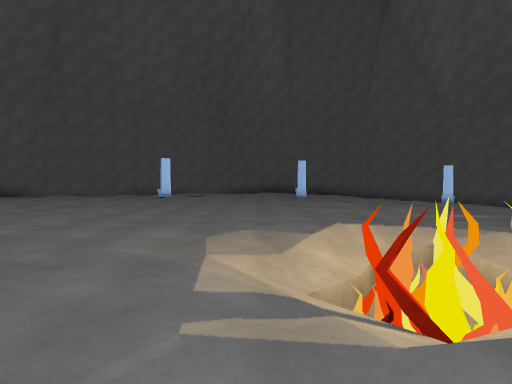
view 1 (above)

23 first-person views from a walk through a 3-D level made in the Unity game engine. The camera is 1.5 m above the floor, tilts 2° down and sees 75° across. The floor is counted in squares, 2 m on a side. Each view is taken from the middle of a square. On the plan, view 1 faces up. The plan holds only what a view shows up to about 11 squares ahead; the rest is blank.

view 2
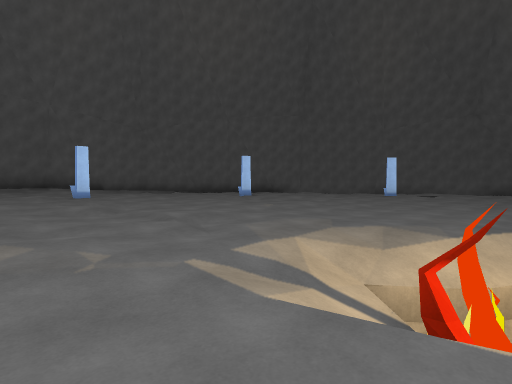

view 3
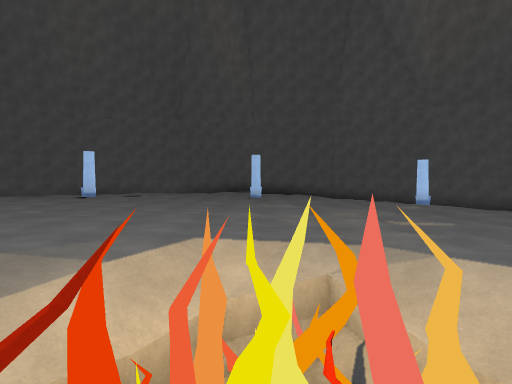

view 4
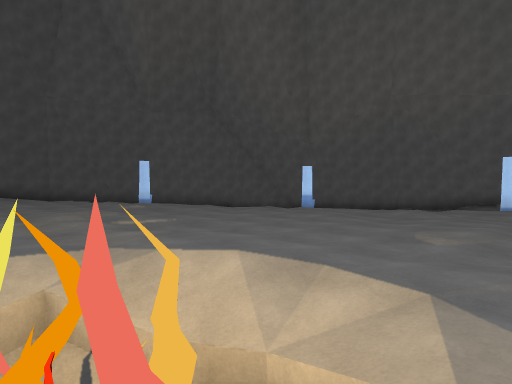

view 5
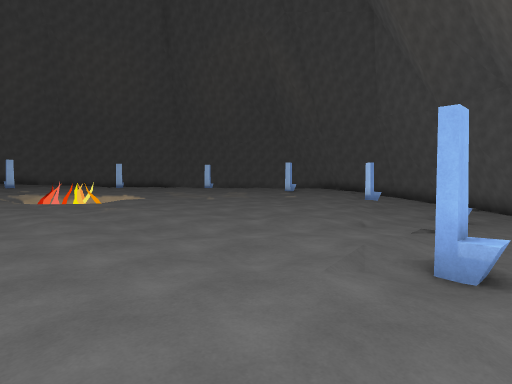

view 6
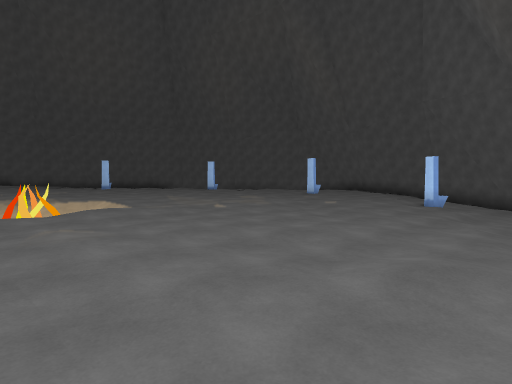

view 7
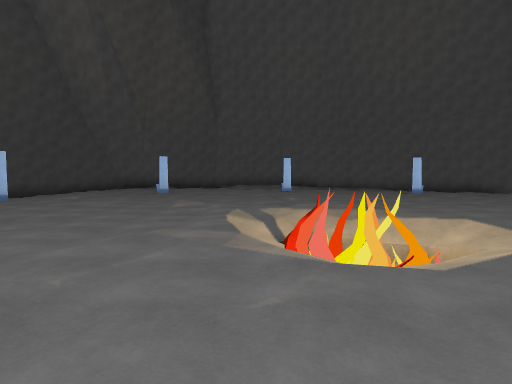

view 8
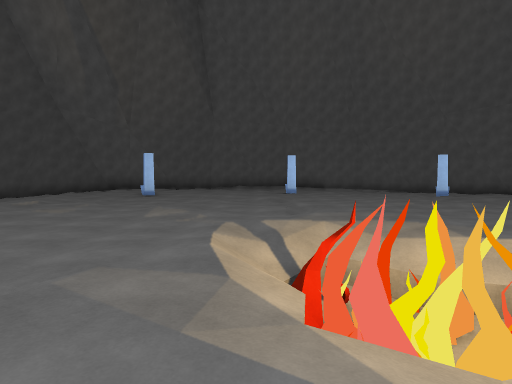

view 9
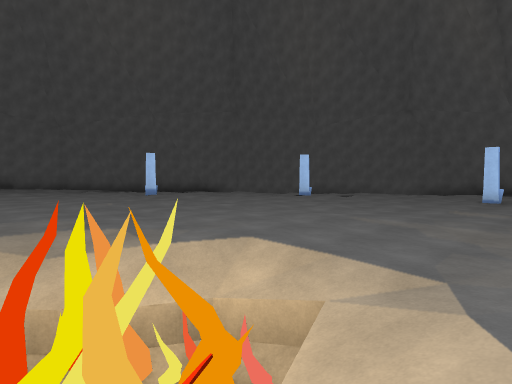

view 10
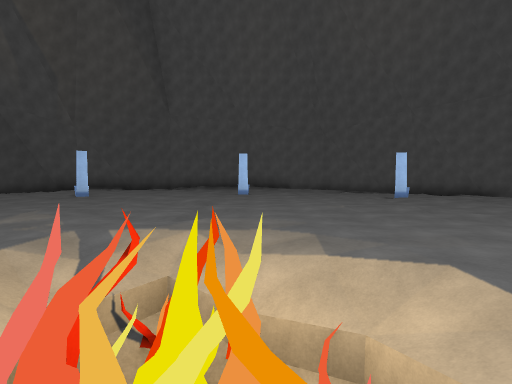

view 11
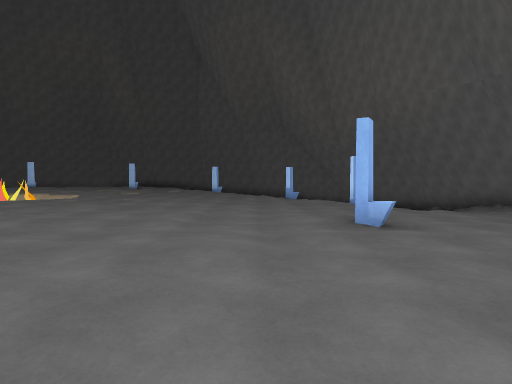

view 12
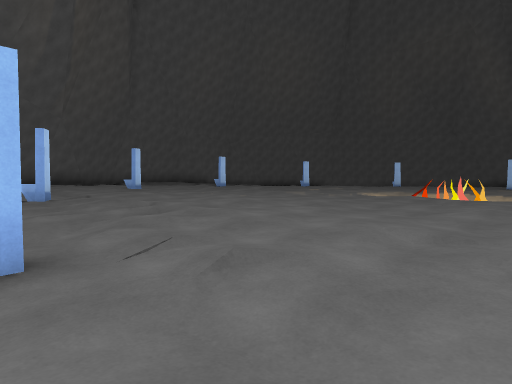

view 13
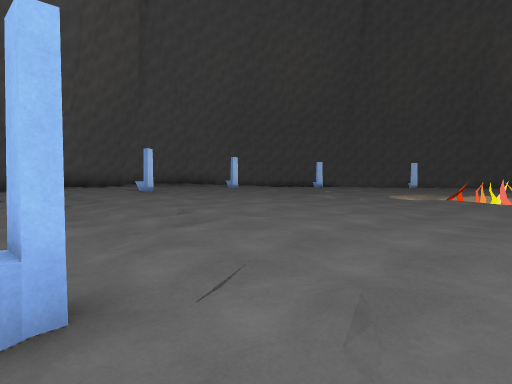

view 14
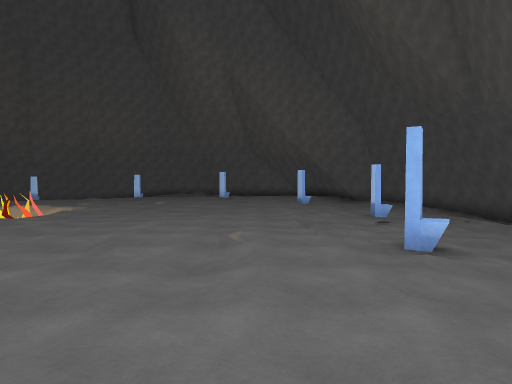

view 15
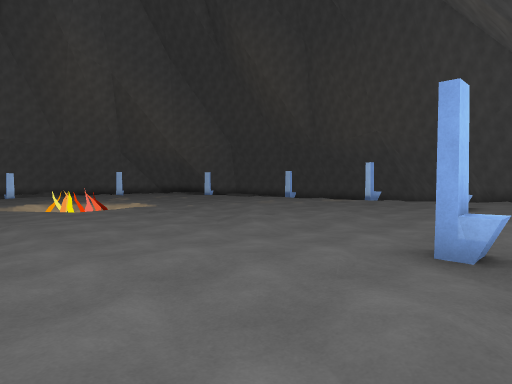

view 16
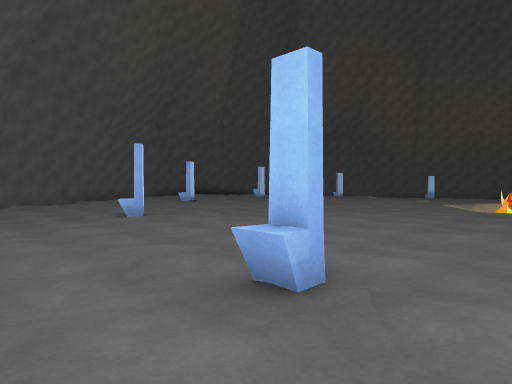

view 17
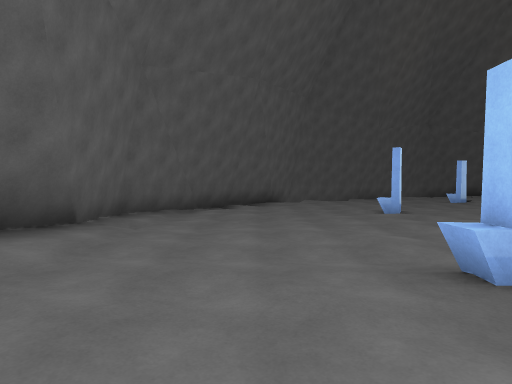

view 18
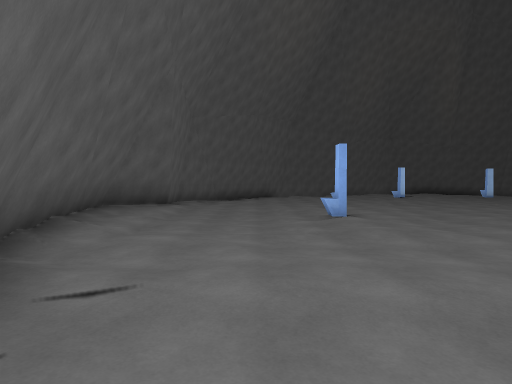

view 19
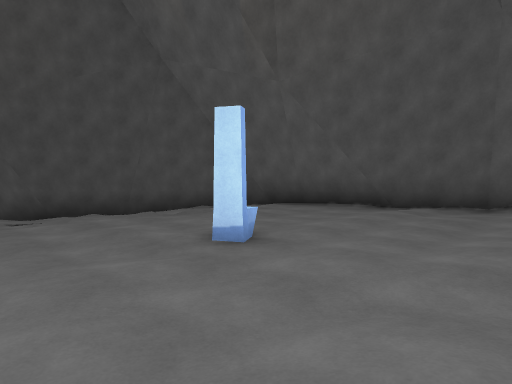

view 20
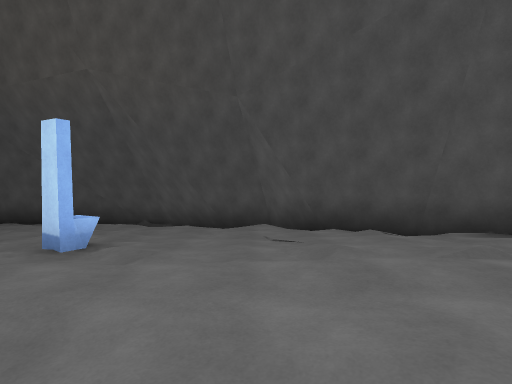

view 21
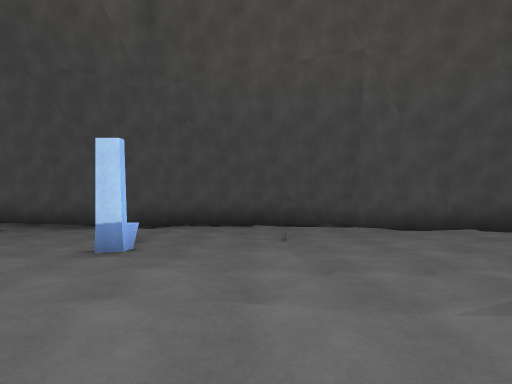

view 22
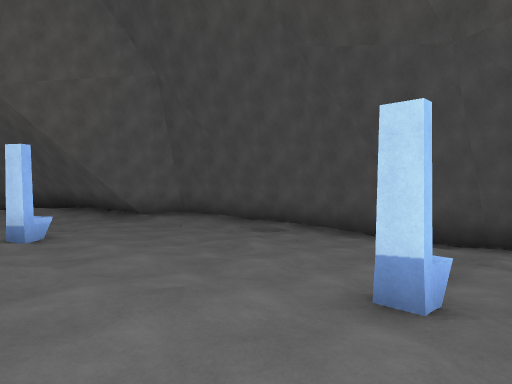

view 23
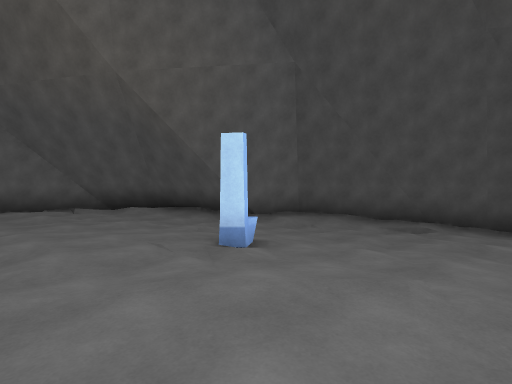

### Floor plan
Key: @ floor where view 1 was taken; # wall or solid block; . main floor; : floor 0.25 m higher than the main floor; - floor 0.25 m lower than the main floor; + floor 0.5 m higher than the main floor; _ floor 0.5 m lower than the main floor; < floor 0.75 m lower than the main floor; ( floor 1 m lower than the main floor; ! floor 1.25 m lower than the main floor; / step, stairs or slope; = window, fence, low wall or low ledge; v drop or lower ground; O other object.
Columns run from 14 left of view 1 to 16 right of it. Each row starts with its distance up from view 1.
 16      #
 15      v        ..# .-
 14      ..      .... --  _<
 13     ....  #::........-#<
 12   #..:..::::.........-__<
 11  ##:::::..::.......-..-_<<!!
 10  #.:::.:::::.........--__<((
  9 ##::::#:::..........----__#(
  8 #:.:::::.::.........----__<(
  7 #:::::::::::........-----_<<
  6 #:::::::::::.......------__<
  5 #+::::::::::::.///..------_<
  4 #::::#:::::::../OO.--------#<
  3 #:::::::::::.:/OOO/--.--_--__
  2 #:::++::::::...//...-.------/
  1 #+::++:::::.::......--------_<
  0 #+++::+:::::::@.......-------_
 -1 #+:++::::::::..........------_
 -2 ##++++#:::.:::.........---#--
 -3  =#+:+:+:::::::.......------
 -4   #+++:::::::........-...-----
 -5   #+:::::::::.::..-..-------_-#
 -6   ##:::::.#.......----#-_-____#
 -7    ##........-.------_____<_/#=
 -8     =#/..-----__#____<<_<<__#=
 -9      ###---_____<___<<<<<###=
-10        #<___<_<_<<<<<<((_#
-11        =##(/<<<(<<<(</<###
-12          =#  <((((!(####
-13           ###########

Positions as (right, up) in squares from view 1, and headings:
1: (0, 0), facing up
2: (2, 0), facing up-left
3: (2, 2), facing up
4: (2, 2), facing up-right
5: (14, 0), facing up-left
6: (11, 2), facing up-left
7: (7, 2), facing left
8: (5, 2), facing left
9: (4, 3), facing up-left
10: (4, 4), facing left
11: (10, -7), facing up
12: (5, -8), facing up-left
13: (4, -8), facing up-left
14: (-8, -4), facing right
15: (-10, 7), facing down-right
16: (-11, 2), facing up-right
17: (-11, 1), facing up
18: (-11, -4), facing up
19: (-5, 1), facing down-left
20: (-6, -2), facing down
21: (0, -3), facing down
22: (1, -5), facing down-right
23: (4, -3), facing down-right
